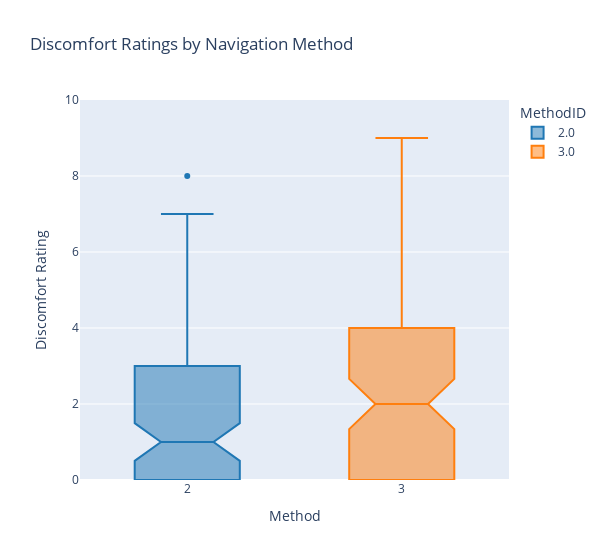

This figure's notebook cell:
### Code cell
discomfort_fig = px.box(discomfort_method, x='MethodID', y='Value', color='MethodID', title='Discomfort Ratings by Navigation Method', notched=True, color_discrete_sequence=px.colors.qualitative.D3)
discomfort_fig.update_yaxes(range=[0,10])
discomfort_fig.update_layout(
    xaxis_title='Method',
    yaxis_title='Discomfort Rating',
    width=600,
)
discomfort_fig.show()

### Figure 1 — Plotly figure (JSON) as saved in the notebook; plotly's stock layout.template omitted (floating-point values rounded to 4 significant figures)
{"data": [{"alignmentgroup": "True", "hovertemplate": "MethodID=%{x}<br>Value=%{y}<extra></extra>", "legendgroup": "2.0", "marker": {"color": "#1F77B4"}, "name": "2.0", "notched": true, "offsetgroup": "2.0", "orientation": "v", "showlegend": true, "type": "box", "x": [2, 2, 2, 2, 2, 2, 2, 2, 2, 2, 2, 2, 2, 2, 2, 2, 2, 2, 2, 2, 2, 2, 2, 2, 2, 2, 2, 2, 2, 2, 2, 2, 2, 2, 2, 2, 2, 2, 2, 2, 2, 2, 2, 2, 2, 2, 2, 2, 2, 2, 2, 2, 2, 2, 2, 2, 2, 2, 2, 2, 2, 2, 2, 2, 2, 2, 2, 2, 2, 2, 2, 2, 2, 2, 2, 2, 2, 2, 2, 2, 2, 2, 2, 2, 2, 2, 2, 2, 2, 2], "x0": " ", "xaxis": "x", "y": [2, 1, 2, 1, 2, 0, 0, 0, 0, 0, 4, 5, 5, 5, 5, 1, 2, 1, 0, 0, 4, 4, 5, 5, 4, 1, 1, 1, 0, 0, 1, 0, 0, 0, 0, 1, 3, 2, 1, 1, 3, 1, 1, 0, 0, 0, 0, 0, 0, 0, 2, 1, 0, 1, 0, 2, 1, 0, 0, 1, 2, 3, 4, 4, 5, 6, 7, 8, 6, 7, 1, 0, 1, 0, 1, 2, 1, 2, 2, 3, 3, 3, 3, 3, 2, 1, 2, 1, 0, 0], "y0": " ", "yaxis": "y"}, {"alignmentgroup": "True", "hovertemplate": "MethodID=%{x}<br>Value=%{y}<extra></extra>", "legendgroup": "3.0", "marker": {"color": "#FF7F0E"}, "name": "3.0", "notched": true, "offsetgroup": "3.0", "orientation": "v", "showlegend": true, "type": "box", "x": [3, 3, 3, 3, 3, 3, 3, 3, 3, 3, 3, 3, 3, 3, 3, 3, 3, 3, 3, 3, 3, 3, 3, 3, 3, 3, 3, 3, 3, 3, 3, 3, 3, 3, 3, 3, 3, 3, 3, 3, 3, 3, 3, 3, 3, 3, 3, 3, 3, 3, 3, 3, 3, 3, 3, 3, 3, 3, 3, 3, 3, 3, 3, 3, 3, 3, 3, 3, 3, 3, 3, 3, 3, 3, 3, 3, 3, 3, 3, 3, 3, 3, 3, 3, 3, 3, 3, 3, 3, 3], "x0": " ", "xaxis": "x", "y": [1, 1, 1, 2, 1, 1, 0, 0, 0, 0, 6, 5, 5, 6, 6, 2, 4, 1, 2, 1, 5, 5, 5, 5, 5, 0, 0, 0, 0, 0, 0, 0, 0, 0, 0, 2, 1, 2, 2, 3, 0, 0, 0, 0, 0, 0, 0, 0, 0, 0, 0, 0, 4, 5, 4, 1, 1, 2, 0, 0, 5, 4, 6, 5, 6, 7, 8, 8, 9, 6, 1, 2, 2, 3, 2, 2, 3, 3, 3, 4, 6, 4, 4, 5, 4, 1, 0, 1, 1, 1], "y0": " ", "yaxis": "y"}], "layout": {"boxmode": "overlay", "legend": {"title": {"text": "MethodID"}, "tracegroupgap": 0}, "title": {"text": "Discomfort Ratings by Navigation Method"}, "width": 600, "xaxis": {"anchor": "y", "categoryarray": [2, 3], "categoryorder": "array", "domain": [0, 1], "title": {"text": "Method"}}, "yaxis": {"anchor": "x", "domain": [0, 1], "range": [0, 10], "title": {"text": "Discomfort Rating"}}}}
